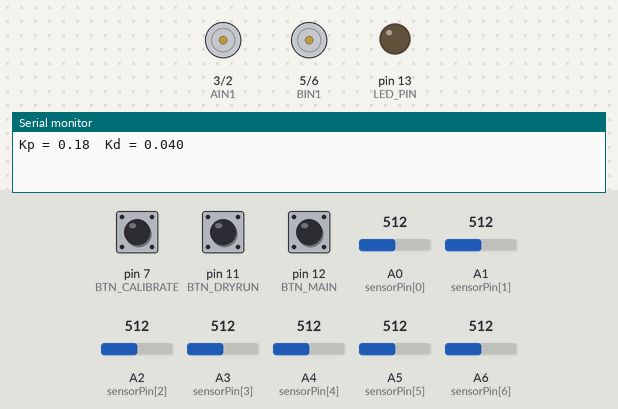
Bench run of a sketch on a simulated Arduino Nano, built with avr-gcc and run on an emulated ATmega328P. Shown: motor-driver pin pairs drawn as motors (green arrow = first pin HIGH = forward, orange = second pin HIGH = backward, longer = more drive, scaled by the enable pin), output pins drawn as LEDs (lit = HIGH), the last lines printed to the serial monitor. Dashed ring = blinking. Inputs (shaded band) come from the test bench; at power-on: pin 11 (BTN_DRYRUN) HIGH, pin 7 (BTN_CALIBRATE) HIGH, pin 12 (BTN_MAIN) HIGH, A0 (sensorPin[0]) = 512, A1 (sensorPin[1]) = 512, A2 (sensorPin[2]) = 512, A3 (sensorPin[3]) = 512, A4 (sensorPin[4]) = 512, A5 (sensorPin[5]) = 512, A6 (sensorPin[6]) = 512.

Above: at 1.2 s.
1.3 s: pin 11 (BTN_DRYRUN) pulled LOW for 0.15 s
At 1.51 s:
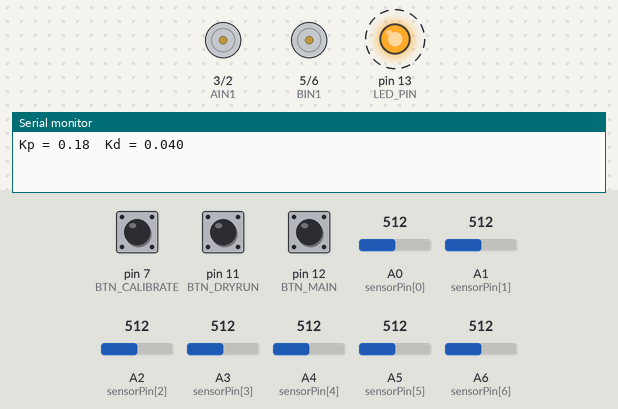
4.3 s: pin 7 (BTN_CALIBRATE) pulled LOW for 0.15 s
At 4.9 s:
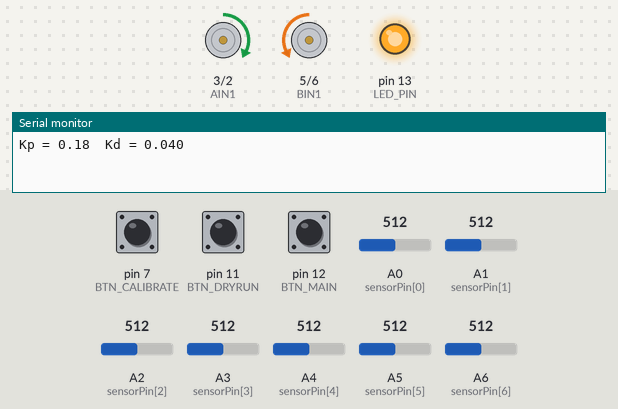
7.4 s: pin 12 (BTN_MAIN) pulled LOW for 0.15 s
10.5 s: pin 7 (BTN_CALIBRATE) pulled LOW for 1 s
At 12.0 s:
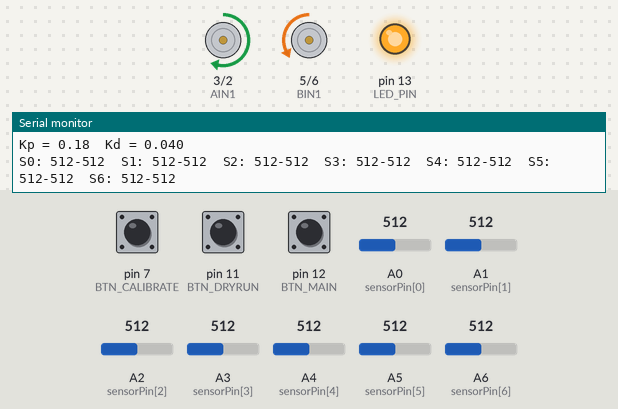
14.5 s: pin 7 (BTN_CALIBRATE) pulled LOW for 3.2 s
Timing chart, 0 to 22.2 s (numbered marks = the images above; inputs shaded):
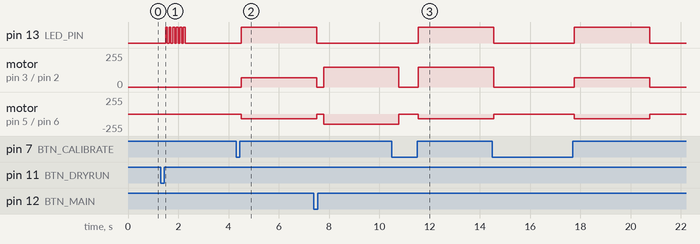

Measured:
- after the input at 1.3 s, pin 13 (LED_PIN): alternates HIGH for 0.07 s and LOW for 0.07 s, 12 changes in all, then stays LOW, starting after 0.20 s
- after the input at 4.3 s, pin 13 (LED_PIN): LOW → HIGH after 0.20 s; motor on pin 3 (AIN1) / pin 2 (AIN2): stopped → forward 70/255 after 0.20 s; motor on pin 5 (BIN1) / pin 6 (BIN2): stopped → backward 70/255 after 0.20 s
- after the input at 10.5 s, pin 13 (LED_PIN): LOW → HIGH after 1.1 s

The sketch:

Working.ino
```cpp
/*
  Line Follower LF-2 : Arduino Nano + TB6612FNG + N20 motors + 7-channel analog IR array
  Sensor logic : LOW on black, HIGH on white  (isBlackLine = 0 -> white line)

  Buttons when the robot is idle
    D7  (B1) : CALIBRATE (spins ~3 s), then returns to idle (no auto run)
    D11 (B2) : DRY RUN   (needs calibration first)
    D12 (B3) : FINAL RUN (needs calibration first)

  Buttons while a run is going
    D7  (B1) : Kd +  -> stops, reverses, restarts with the new Kd
    D11 (B2) : Kd -  -> stops, reverses, restarts with the new Kd
    D12 (B3) : STOP (back to idle)
  Kd is saved to EEPROM when you stop, so the tuned value survives power-off.

  U-TURN / END OF LINE:
    When the line is lost, the robot stops at once, waits LOST_BEFORE_UTURN_MS, then spins
    on its own axis (one motor forward, one backward) until the centre sensor finds the line.
    If the line is not found within UTURN_TIMEOUT_MS, the run stops and returns to idle.

  IMPORTANT (D12 shared by button 3 and STBY):
    - D12 is ONLY ever INPUT_PULLUP. The internal pull-up keeps STBY HIGH (motors enabled).
    - Button 3 must connect D12 to GND when pressed. Pressing it pulls STBY LOW,
      so motors are disabled while it is held (this is also the hardware "stop").
    - Never set D12 as OUTPUT.

  NOTE: the error here is on the "big" scale (weight x 0..1000, averaged), so Kp and Kd are small.
*/

#include <EEPROM.h>

#ifndef cbi
#define cbi(sfr, bit) (_SFR_BYTE(sfr) &= ~_BV(bit))
#endif
#ifndef sbi
#define sbi(sfr, bit) (_SFR_BYTE(sfr) |= _BV(bit))
#endif

// ============================================================
// PINS
// ============================================================
#define AIN1 3
#define AIN2 2
#define PWMA 9

#define BIN1 5
#define BIN2 6
#define PWMB 10

#define BTN_CALIBRATE 7    // B1
#define BTN_DRYRUN    11   // B2
#define BTN_MAIN      12   // B3 + STBY
#define LED_PIN       13

// ============================================================
// SENSORS
// ============================================================
#define NUM_SENSORS 7
const uint8_t sensorPin[NUM_SENSORS] = { A0, A1, A2, A3, A4, A5, A6 };

const float sensorWeight[NUM_SENSORS] = { 3, 2, 1, 0, -2, -3, -4 };

bool isBlackLine = 0;  // 1 = black line, 0 = white line

int minValues[NUM_SENSORS], maxValues[NUM_SENSORS];
int sensorValue[NUM_SENSORS];
bool sensorArray[NUM_SENSORS];
bool onLine = true;
bool calibrated = false;

// ============================================================
// SIDE-PULL FIXES
// ============================================================
int steerDir = 1;           // set to -1 if the robot steers away from the line
float leftScale  = 1.00;    // lower if the LEFT motor is stronger
float rightScale = 1.00;    // lower if the RIGHT motor is stronger

// ============================================================
// PID
// ============================================================
float Kp = 0.18;
float Kd = 0.040;
float Ki = 0;
const float KD_STEP = 0.02;   // one press = one step
const float KD_MIN  = 0.0;
const float KD_MAX  = 30.0;
bool kdChanged = false;

float error = 0, previousError = 0, I = 0;
int PIDvalue;
int lsp, rsp;
int lfSpeed = 220;        // final run speed
int dryRunSpeed = 170;    // dry run speed
int currentSpeed = 80;

// ============================================================
// REVERSE-AND-RESTART after each Kd change
// ============================================================
const unsigned long BACK_TIME_MS = 600;
const int BACK_SPEED = 100;
const unsigned long RESTART_PAUSE_MS = 300;

// ============================================================
// U-TURN (line lost -> stop, then spin on own axis)
// ============================================================
const int UTURN_SPEED = 150;                     // raise to 180 if one wheel does not turn
const int UTURN_DIR = 1;                         // 1 = spin right, -1 = spin left
const unsigned long LOST_BEFORE_UTURN_MS = 80;   // line missing this long -> U-turn
const unsigned long UTURN_TIMEOUT_MS = 3000;     // give up if the line is not found

// ============================================================
// EEPROM
// ============================================================
const int EE_MAGIC_ADDR = 0;
const int EE_KD_ADDR = 2;
const uint16_t EE_MAGIC = 0xA55E;

void loadKd() {
  uint16_t m;
  EEPROM.get(EE_MAGIC_ADDR, m);
  if (m == EE_MAGIC) {
    float k;
    EEPROM.get(EE_KD_ADDR, k);
    if (k >= KD_MIN && k <= KD_MAX) Kd = k;
  }
}

void saveKd() {
  EEPROM.put(EE_MAGIC_ADDR, EE_MAGIC);
  EEPROM.put(EE_KD_ADDR, Kd);
}

// ============================================================
// SETUP
// ============================================================
void setup() {
  // faster ADC (prescaler 16)
  sbi(ADCSRA, ADPS2);
  cbi(ADCSRA, ADPS1);
  cbi(ADCSRA, ADPS0);

  Serial.begin(115200);

  pinMode(AIN1, OUTPUT);
  pinMode(AIN2, OUTPUT);
  pinMode(PWMA, OUTPUT);
  pinMode(BIN1, OUTPUT);
  pinMode(BIN2, OUTPUT);
  pinMode(PWMB, OUTPUT);

  pinMode(BTN_MAIN, INPUT_PULLUP);
  pinMode(BTN_CALIBRATE, INPUT_PULLUP);
  pinMode(BTN_DRYRUN, INPUT_PULLUP);
  pinMode(LED_PIN, OUTPUT);

  motor1run(0);
  motor2run(0);

  loadKd();
  Serial.print("Kp = ");
  Serial.print(Kp);
  Serial.print("  Kd = ");
  Serial.println(Kd, 3);
}

// ============================================================
// BUTTON HELPERS
// ============================================================
void waitRelease(int pin) {
  while (digitalRead(pin) == LOW) {}
  delay(50);
}

// One step per press. Returns true if Kd was changed (motors are stopped).
bool handleKdButtons() {
  bool up   = (digitalRead(BTN_CALIBRATE) == LOW);   // B1 = Kd +
  bool down = (digitalRead(BTN_DRYRUN) == LOW);      // B2 = Kd -
  if (up == down) return false;

  delay(30);                                         // debounce
  up   = (digitalRead(BTN_CALIBRATE) == LOW);
  down = (digitalRead(BTN_DRYRUN) == LOW);
  if (up == down) return false;

  motor1run(0);
  motor2run(0);

  if (up) Kd += KD_STEP;
  else    Kd -= KD_STEP;
  Kd = constrain(Kd, KD_MIN, KD_MAX);
  kdChanged = true;

  Serial.print("Kd = ");
  Serial.println(Kd, 3);

  waitRelease(up ? BTN_CALIBRATE : BTN_DRYRUN);
  return true;
}

void errorBlink() {
  for (int i = 0; i < 6; i++) {
    digitalWrite(LED_PIN, HIGH);
    delay(70);
    digitalWrite(LED_PIN, LOW);
    delay(70);
  }
}

// Idle: returns 1 = calibrate, 2 = dry run, 3 = final run.
int waitForMode() {
  motor1run(0);
  motor2run(0);
  digitalWrite(LED_PIN, LOW);

  while (true) {
    if (digitalRead(BTN_CALIBRATE) == LOW) {
      delay(30);
      if (digitalRead(BTN_CALIBRATE) == LOW) {
        waitRelease(BTN_CALIBRATE);
        return 1;
      }
    }
    if (digitalRead(BTN_DRYRUN) == LOW) {
      delay(30);
      if (digitalRead(BTN_DRYRUN) == LOW) {
        waitRelease(BTN_DRYRUN);
        return 2;
      }
    }
    if (digitalRead(BTN_MAIN) == LOW) {
      delay(30);
      if (digitalRead(BTN_MAIN) == LOW) {
        waitRelease(BTN_MAIN);
        return 3;
      }
    }
  }
}

// ============================================================
// MAIN LOOP
// ============================================================
void loop() {
  int mode = waitForMode();

  if (mode == 1) {
    digitalWrite(LED_PIN, HIGH);
    calibrate();                          // ~3 s spin
    digitalWrite(LED_PIN, LOW);
    calibrated = true;
    return;                               // back to idle
  }

  if (!calibrated) {
    errorBlink();
    return;
  }

  if (mode == 2) runLineFollower(dryRunSpeed);
  else runLineFollower(lfSpeed);
}

// ============================================================
// LINE FOLLOW RUN
// ============================================================
void runLineFollower(int targetSpeed) {
  I = 0;
  previousError = 0;
  error = 0;
  currentSpeed = 30;
  kdChanged = false;
  unsigned long lostSince = 0;

  while (1) {
    // B3 pressed -> stop and go back to idle
    if (digitalRead(BTN_MAIN) == LOW) {
      motor1run(0);
      motor2run(0);
      digitalWrite(LED_PIN, LOW);
      if (kdChanged) saveKd();
      waitRelease(BTN_MAIN);
      return;
    }

    // B1 / B2 pressed -> change Kd, reverse, then restart with the new Kd
    if (handleKdButtons()) {
      motor1run(-BACK_SPEED);
      motor2run(-BACK_SPEED);
      delay(BACK_TIME_MS);
      motor1run(0);
      motor2run(0);
      delay(RESTART_PAUSE_MS);

      I = 0;
      previousError = 0;
      error = 0;
      currentSpeed = 30;
      lostSince = 0;
      continue;
    }

    readLine();

    if (currentSpeed < targetSpeed) currentSpeed++;

    if (onLine) {
      lostSince = 0;
      linefollow();
      digitalWrite(LED_PIN, HIGH);
    } else {
      digitalWrite(LED_PIN, LOW);
      if (lostSince == 0) lostSince = millis();

      if (millis() - lostSince > LOST_BEFORE_UTURN_MS) {
        // line is over -> U-turn on own axis
        if (uTurn()) {
          I = 0;
          previousError = 0;
          error = 0;
          currentSpeed = 60;
          lostSince = 0;
        } else {
          // line not found or B3 pressed -> stop, back to idle
          motor1run(0);
          motor2run(0);
          if (kdChanged) saveKd();
          if (digitalRead(BTN_MAIN) == LOW) waitRelease(BTN_MAIN);
          return;
        }
      } else {
        motor1run(0);      // line gone: stop at once, do not drive in an arc
        motor2run(0);
      }
    }
  }
}

// ============================================================
// U-TURN: spin in place until the centre sensor sees the line
// Returns true if the line was found, false on timeout or B3 stop.
// ============================================================
bool uTurn() {
  motor1run(0);
  motor2run(0);
  delay(100);                                   // short pause before spinning

  if (UTURN_DIR > 0) {
    motor1run(UTURN_SPEED);                     // left forward
    motor2run(-UTURN_SPEED);                    // right backward
  } else {
    motor1run(-UTURN_SPEED);
    motor2run(UTURN_SPEED);
  }

  unsigned long t0 = millis();
  bool found = false;

  while (millis() - t0 < UTURN_TIMEOUT_MS) {
    if (digitalRead(BTN_MAIN) == LOW) break;    // B3 = stop

    readLine();
    // spin at least 100 ms, then stop as soon as the centre sensor sees the line
    if (millis() - t0 > 100 && sensorArray[3]) {
      found = true;
      break;
    }
  }

  motor1run(0);
  motor2run(0);
  delay(100);
  return found;
}

// ============================================================
// PID LOGIC
// ============================================================
void linefollow() {
  error = 0;
  int activeSensors = 0;

  for (int i = 0; i < NUM_SENSORS; i++) {
    if (sensorArray[i]) {
      error += (float)sensorWeight[i] * sensorValue[i];
      activeSensors++;
    }
  }
  if (activeSensors > 0) error /= activeSensors;
  error *= steerDir;

  float P = error;
  I += error;
  float D = error - previousError;

  PIDvalue = (int)((Kp * P) + (Ki * I) + (Kd * D));
  previousError = error;

  lsp = currentSpeed - PIDvalue;
  rsp = currentSpeed + PIDvalue;

  lsp = constrain(lsp, -100, 255);
  rsp = constrain(rsp, -100, 255);

  motor1run(lsp);
  motor2run(rsp);
}

// ============================================================
// CALIBRATION (spins in place for ~3 seconds)
// ============================================================
void calibrate() {
  for (int i = 0; i < NUM_SENSORS; i++) {
    int v = analogRead(sensorPin[i]);
    minValues[i] = v;
    maxValues[i] = v;
  }

  motor1run(70);
  motor2run(-70);

  unsigned long t0 = millis();
  while (millis() - t0 < 3000) {
    for (int j = 0; j < NUM_SENSORS; j++) {
      int val = analogRead(sensorPin[j]);
      if (val < minValues[j]) minValues[j] = val;
      if (val > maxValues[j]) maxValues[j] = val;
    }
  }

  motor1run(0);
  motor2run(0);

  for (int i = 0; i < NUM_SENSORS; i++) {
    Serial.print("S");
    Serial.print(i);
    Serial.print(": ");
    Serial.print(minValues[i]);
    Serial.print("-");
    Serial.print(maxValues[i]);
    Serial.print("  ");
  }
  Serial.println();
}

// ============================================================
// SENSOR READING
// ============================================================
void readLine() {
  onLine = false;
  for (int i = 0; i < NUM_SENSORS; i++) {
    int raw = analogRead(sensorPin[i]);

    if (maxValues[i] - minValues[i] < 10) {   // not calibrated properly
      sensorValue[i] = 0;
    } else if (isBlackLine) {
      sensorValue[i] = map(raw, minValues[i], maxValues[i], 1000, 0);
    } else {
      sensorValue[i] = map(raw, minValues[i], maxValues[i], 0, 1000);
    }

    sensorValue[i] = constrain(sensorValue[i], 0, 1000);
    sensorArray[i] = sensorValue[i] > 500;
    if (sensorArray[i]) onLine = true;
  }
}

// ============================================================
// MOTOR DRIVERS (TB6612FNG)
// ============================================================
void motor1run(int motorSpeed) {   // LEFT (A)
  motorSpeed = constrain(motorSpeed, -255, 255);
  motorSpeed = (int)(motorSpeed * leftScale);
  if (motorSpeed > 0) {
    digitalWrite(AIN1, HIGH);
    digitalWrite(AIN2, LOW);
    analogWrite(PWMA, motorSpeed);
  } else if (motorSpeed < 0) {
    digitalWrite(AIN1, LOW);
    digitalWrite(AIN2, HIGH);
    analogWrite(PWMA, -motorSpeed);
  } else {
    digitalWrite(AIN1, LOW);
    digitalWrite(AIN2, LOW);
    analogWrite(PWMA, 0);
  }
}

void motor2run(int motorSpeed) {   // RIGHT (B)
  motorSpeed = constrain(motorSpeed, -255, 255);
  motorSpeed = (int)(motorSpeed * rightScale);
  if (motorSpeed > 0) {
    digitalWrite(BIN1, HIGH);
    digitalWrite(BIN2, LOW);
    analogWrite(PWMB, motorSpeed);
  } else if (motorSpeed < 0) {
    digitalWrite(BIN1, LOW);
    digitalWrite(BIN2, HIGH);
    analogWrite(PWMB, -motorSpeed);
  } else {
    digitalWrite(BIN1, LOW);
    digitalWrite(BIN2, LOW);
    analogWrite(PWMB, 0);
  }
}
```
